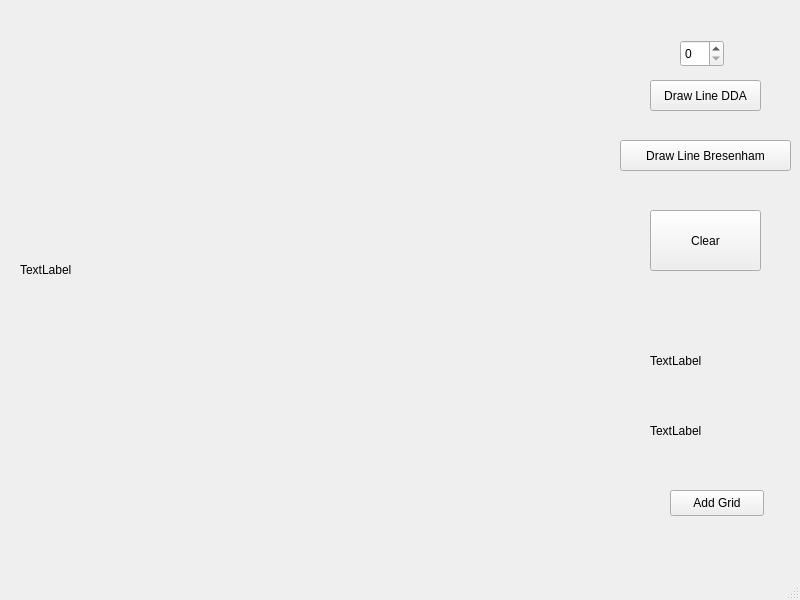
<?xml version="1.0" encoding="UTF-8"?>
<ui version="4.0">
 <class>MainWindow</class>
 <widget class="QMainWindow" name="MainWindow">
  <property name="geometry">
   <rect>
    <x>0</x>
    <y>0</y>
    <width>800</width>
    <height>600</height>
   </rect>
  </property>
  <property name="windowTitle">
   <string>MainWindow</string>
  </property>
  <widget class="QWidget" name="centralwidget">
   <widget class="my_label" name="frame">
    <property name="geometry">
     <rect>
      <x>20</x>
      <y>20</y>
      <width>500</width>
      <height>500</height>
     </rect>
    </property>
    <property name="text">
     <string>TextLabel</string>
    </property>
   </widget>
   <widget class="QLabel" name="mouse_movement">
    <property name="geometry">
     <rect>
      <x>650</x>
      <y>340</y>
      <width>101</width>
      <height>41</height>
     </rect>
    </property>
    <property name="text">
     <string>TextLabel</string>
    </property>
   </widget>
   <widget class="QLabel" name="mouse_pressed">
    <property name="geometry">
     <rect>
      <x>650</x>
      <y>410</y>
      <width>91</width>
      <height>41</height>
     </rect>
    </property>
    <property name="text">
     <string>TextLabel</string>
    </property>
   </widget>
   <widget class="QPushButton" name="draw_line">
    <property name="geometry">
     <rect>
      <x>650</x>
      <y>80</y>
      <width>111</width>
      <height>31</height>
     </rect>
    </property>
    <property name="text">
     <string>Draw Line DDA</string>
    </property>
   </widget>
   <widget class="QPushButton" name="clear">
    <property name="geometry">
     <rect>
      <x>650</x>
      <y>210</y>
      <width>111</width>
      <height>61</height>
     </rect>
    </property>
    <property name="text">
     <string>Clear</string>
    </property>
   </widget>
   <widget class="QPushButton" name="pushButton_2">
    <property name="geometry">
     <rect>
      <x>670</x>
      <y>490</y>
      <width>94</width>
      <height>26</height>
     </rect>
    </property>
    <property name="text">
     <string>Add Grid</string>
    </property>
   </widget>
   <widget class="QSpinBox" name="spinBox">
    <property name="geometry">
     <rect>
      <x>680</x>
      <y>40</y>
      <width>44</width>
      <height>27</height>
     </rect>
    </property>
   </widget>
   <widget class="QPushButton" name="pushButton">
    <property name="geometry">
     <rect>
      <x>620</x>
      <y>140</y>
      <width>171</width>
      <height>31</height>
     </rect>
    </property>
    <property name="text">
     <string>Draw Line Bresenham</string>
    </property>
   </widget>
  </widget>
  <widget class="QMenuBar" name="menubar">
   <property name="geometry">
    <rect>
     <x>0</x>
     <y>0</y>
     <width>800</width>
     <height>23</height>
    </rect>
   </property>
  </widget>
  <widget class="QStatusBar" name="statusbar"/>
 </widget>
 <customwidgets>
  <customwidget>
   <class>my_label</class>
   <extends>QLabel</extends>
   <header location="global">my_label.h</header>
  </customwidget>
 </customwidgets>
 <resources/>
 <connections/>
</ui>
